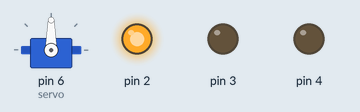
Simulated run of this sketch. Board: Arduino Uno, built with avr-gcc and run on an emulated ATmega328P. Parts: servo, output pins drawn as LEDs (lit = HIGH). No radio packets arrive unless stated.

Above: at 0.1 s.
Timing chart, 0 to 1.6 s (numbered marks = the images above):
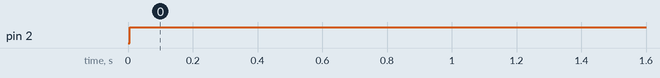

The sketch:

Receiver.ino
```cpp
//#include <SPI.h>
#include "nRF24L01.h"
#include "RF24.h"

#include <Servo.h>

/*
 *#define _DEBUGGING
 */


Servo servo;
RF24 radio(9,10);

//byte address[][6] = {"1Node","2Node","3Node","4Node","5Node","6Node"};

const uint64_t pipe = 0xE8E8F0F0E1LL;

void setup(){
  #ifdef _DEBUGGING
  Serial.begin(9600);
  #endif
  radioRSetUp();

  servo.attach(6);

  for (int i = 2; i <= 4; i++) {
    pinMode(i, OUTPUT);
  }
}

//int DATA[4] = {512, 512, 0, 0};

uint16_t DATA[2] = {512, 512};

int angle = 90;
//bool DoIBeep = 0;
int driveSpeed = 512;

unsigned long now;
unsigned long lastDataReceivedTime;

const uint16_t alarm = 1000;

void loop() {

    now = millis();

    if ( radio.available() ) {
      #ifdef _DEBUGGING
        radio.read(&DATA, sizeof(DATA));
        Serial.print("Received: ");
        printData();
      #endif
      lastDataReceivedTime = now;
    } else {
      if ( lastDataReceivedTime + alarm <= now ) { resetData(); }
    }

    driveSpeed = DATA[0];
    drive(driveSpeed);

    angle = 90 + map(DATA[1], 0, 1023, -30, 30);
    servo.write(angle);

    //DoIBeep = DATA[2];
    //if (DoIBeep) { beep(); } //бибикалку пока не сделали

}

void radioRSetUp() {

  radio.begin();
  radio.setAutoAck(0);        // можно сделать проверку отправки
  radio.setRetries(0,15);
  //radio.enableAckPayload();
  radio.setPayloadSize(32);

  radio.openReadingPipe(1,pipe);
  radio.setChannel(0x60); // можно поменять, и можно искать оптимальный в nrf_listen_air

  radio.setPALevel (RF24_PA_MAX);
  radio.setDataRate (RF24_1MBPS); //надо с этим поиграться, пока поставил среднее

  radio.powerUp();
  radio.startListening();

}

void resetData() {

  //здесь можно зажигать красный светодиод ошибки.

  for (int i = 0; i < 2; i++) {
    DATA[i] = 512;
    //DATA[i+2] = 0;
  }

}

//void beep() {
  //это я оставил на всякий случай
//}

void drive(int vel) {

  if ( vel >= 512 ) {
    digitalWrite(2, HIGH);
    digitalWrite(4, LOW);
    analogWrite(3, map(vel, 512, 1023, 0, 255) );
  }
  else {
    digitalWrite(2, LOW);
    digitalWrite(4, HIGH);
    analogWrite(3, map(vel, 511, 0, 0, 255) );
  }

}
#ifdef _DEBUGGING
void printData() {

  //for (int i = 0; i < 4; i++) {
  for (int i = 0; i < 2; i++) {

    Serial.print(DATA[i]);
    Serial.print(" ");

  }
  Serial.println();
}
#endif
```

Measured:
- by itself, pin 2: LOW → HIGH at 0.01 s
